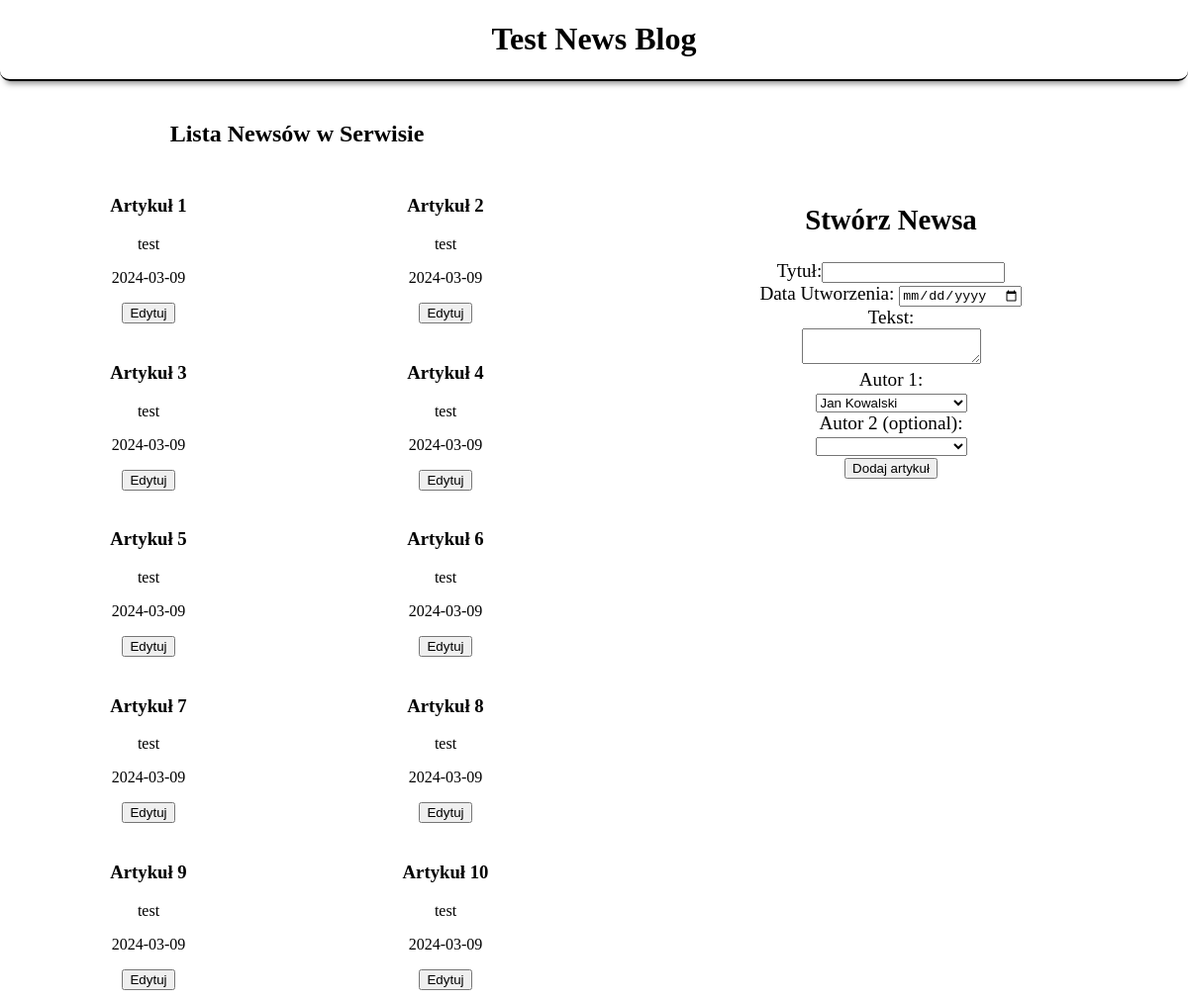
Before: / with the older database file.
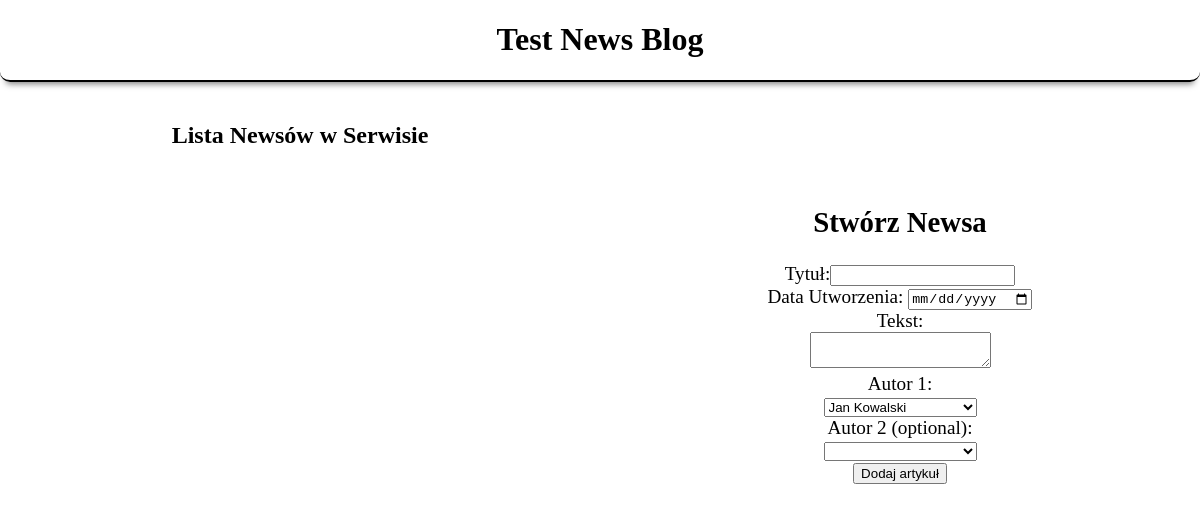
After: the same page with the newer database file.
### tables this page shows
CREATE TABLE `articles` (
  `id` int(11) NOT NULL,
  `title` varchar(255) NOT NULL,
  `text` text NOT NULL,
  `creation_date` date DEFAULT current_timestamp(),
  `PrimalAuthor_id` int(11) DEFAULT NULL,
  `SecondaryAuthor_id` int(11) DEFAULT NULL
);

### index.php (the view, shortened to what this page needs)
<?php
require_once './PDOEngine.php';
$query = $db->prepare('SELECT articles.*,
authors.name AS PrimaryAuthorName,
secondary_authors.name AS SecondaryAuthorName
FROM articles
LEFT JOIN authors ON articles.PrimalAuthor_id = authors.id
LEFT JOIN authors AS secondary_authors ON articles.SecondaryAuthor_id = secondary_authors.id;');
$query->execute();
?>
<!DOCTYPE html>
<html lang="en">
<head>
    <link rel="stylesheet" href="styles.css">
</head>
<body>
    <header>
        <h1>Test News Blog</h1>
    </header>
    <main>
        <section class="newsPanel">
            <h2>Lista Newsów w Serwisie</h2>
            <div class="tilesLayers">
                <?php
                while ($row = $query->fetch()) {
                ?>
                    <div class="newTile">
                        <h3><?php echo $row['title']; ?></h3>
                        <p><?php echo $row['text']; ?></p>
                        <p><?php echo $row['creation_date']; ?></p>
                        <button onclick="editFormShowing(this)" data-id="<?php echo $row['id'] ?>">Edytuj</button>
                    </div>
                <?php
                }
                ?>
            </div>
        </section>
        <section>
            <div id="createNews">
                <h2>Stwórz Newsa</h2>
                <form method="post" action="handle.php">
                    <label for="title">Tytuł:</label><input type="text" name="title" required><br>
                    <label for="date">Data Utworzenia:</label>
                    <input type="date" name="date" required><br>
                    <label for="text">Tekst:</label><br>
                    <textarea name="text"></textarea><br>
                    <label>Autor 1:</label><br>
                    <select name="author1" required>
                        <option value="1">Jan Kowalski</option>
                    </select><br>
                    <label>Autor 2 (optional):</label><br>
                    <select name="author2">
                        <option value=""></option>
                        <option value="1">Jan Kowalski</option>
                    </select><br>
                    <input type="submit" name="add_article" value="Dodaj artykuł">
                </form>
            </div>
        </section>
    </main>
</body>
</html>

### styles.css (style rules this page uses)
body { margin:0; }
header { width:100%; z-index: 10; text-align: center; border-radius: 10px; border-bottom: 2px solid #000; box-shadow: 0 8px 6px -6px rgba(0, 0, 0, 0.5); }
main { width:100%; display: flex; padding-top: 20px; text-align: center; }
section { width: 100%; }
#createNews { padding-top: 80px; font-size: larger; }
.newsPanel { width: 100%; display: flex; flex-direction: column; align-items: center; }
.tilesLayers { width: 100%; display: flex; flex-wrap: wrap; justify-content: center; }
.newTile { width: calc(50% - 20px); margin: 10px; text-align: center; box-sizing: border-box; }

Changed rows visible on the page:
removed articles: title "Artykuł 1", text "test", creation_date "2024-03-09"
removed articles: title "Artykuł 2", text "test", creation_date "2024-03-09"
removed articles: title "Artykuł 3", text "test", creation_date "2024-03-09"
removed articles: title "Artykuł 4", text "test", creation_date "2024-03-09"
removed articles: title "Artykuł 5", text "test", creation_date "2024-03-09"
removed articles: title "Artykuł 6", text "test", creation_date "2024-03-09"
removed articles: title "Artykuł 7", text "test", creation_date "2024-03-09"
removed articles: title "Artykuł 8", text "test", creation_date "2024-03-09"
removed articles: title "Artykuł 9", text "test", creation_date "2024-03-09"
removed articles: title "Artykuł 10", text "test", creation_date "2024-03-09"
